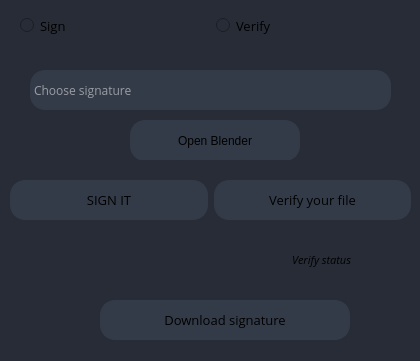
                   <widget class="QFrame" name="dsa_frame">
                    <property name="geometry">
                     <rect>
                      <x>470</x>
                      <y>219</y>
                      <width>420</width>
                      <height>361</height>
                     </rect>
                    </property>
                    <property name="styleSheet">
                     <string notr="true">background-color: rgb(39, 44, 54);
border-radius: 5px;</string>
                    </property>
                    <property name="frameShape">
                     <enum>QFrame::StyledPanel</enum>
                    </property>
                    <property name="frameShadow">
                     <enum>QFrame::Raised</enum>
                    </property>
                    <widget class="QWidget" name="horizontalLayoutWidget_5">
                     <property name="geometry">
                      <rect>
                       <x>0</x>
                       <y>0</y>
                       <width>411</width>
                       <height>51</height>
                      </rect>
                     </property>
                     <layout class="QHBoxLayout" name="dsa_radiobuttons_layour">
                      <property name="spacing">
                       <number>0</number>
                      </property>
                      <property name="sizeConstraint">
                       <enum>QLayout::SetDefaultConstraint</enum>
                      </property>
                      <property name="leftMargin">
                       <number>20</number>
                      </property>
                      <property name="topMargin">
                       <number>0</number>
                      </property>
                      <property name="bottomMargin">
                       <number>0</number>
                      </property>
                      <item>
                       <widget class="QRadioButton" name="sign_radiobutton">
                        <property name="sizePolicy">
                         <sizepolicy hsizetype="Expanding" vsizetype="Preferred">
                          <horstretch>0</horstretch>
                          <verstretch>0</verstretch>
                         </sizepolicy>
                        </property>
                        <property name="font">
                         <font>
                          <family>Open Sans</family>
                          <pointsize>10</pointsize>
                         </font>
                        </property>
                        <property name="layoutDirection">
                         <enum>Qt::LeftToRight</enum>
                        </property>
                        <property name="text">
                         <string>Sign</string>
                        </property>
                       </widget>
                      </item>
                      <item>
                       <widget class="QRadioButton" name="verify_radiobutton">
                        <property name="sizePolicy">
                         <sizepolicy hsizetype="Expanding" vsizetype="Preferred">
                          <horstretch>0</horstretch>
                          <verstretch>0</verstretch>
                         </sizepolicy>
                        </property>
                        <property name="font">
                         <font>
                          <family>Open Sans</family>
                          <pointsize>10</pointsize>
                         </font>
                        </property>
                        <property name="text">
                         <string>Verify</string>
                        </property>
                       </widget>
                      </item>
                     </layout>
                    </widget>
                    <widget class="QLabel" name="dsa_verify_button_status">
                     <property name="geometry">
                      <rect>
                       <x>100</x>
                       <y>250</y>
                       <width>251</width>
                       <height>20</height>
                      </rect>
                     </property>
                     <property name="sizePolicy">
                      <sizepolicy hsizetype="Expanding" vsizetype="Fixed">
                       <horstretch>0</horstretch>
                       <verstretch>0</verstretch>
                      </sizepolicy>
                     </property>
                     <property name="font">
                      <font>
                       <family>Open Sans</family>
                       <pointsize>8</pointsize>
                       <italic>true</italic>
                      </font>
                     </property>
                     <property name="text">
                      <string>Verify status</string>
                     </property>
                     <property name="alignment">
                      <set>Qt::AlignRight|Qt::AlignTrailing|Qt::AlignVCenter</set>
                     </property>
                    </widget>
                    <widget class="QPushButton" name="dsa_download_button">
                     <property name="geometry">
                      <rect>
                       <x>100</x>
                       <y>300</y>
                       <width>250</width>
                       <height>40</height>
                      </rect>
                     </property>
                     <property name="sizePolicy">
                      <sizepolicy hsizetype="Expanding" vsizetype="Fixed">
                       <horstretch>0</horstretch>
                       <verstretch>0</verstretch>
                      </sizepolicy>
                     </property>
                     <property name="minimumSize">
                      <size>
                       <width>0</width>
                       <height>40</height>
                      </size>
                     </property>
                     <property name="font">
                      <font>
                       <family>Open Sans</family>
                       <pointsize>10</pointsize>
                      </font>
                     </property>
                     <property name="styleSheet">
                      <string notr="true">QPushButton {
	border: 2px solid rgb(52, 59, 72);
border-radius: 15px;	
	background-color: rgb(52, 59, 72);
}
QPushButton:hover {
	background-color: rgb(57, 65, 80);
	border: 2px solid rgb(61, 70, 86);
}
QPushButton:pressed {	
	background-color: rgb(35, 40, 49);
	border: 2px solid rgb(43, 50, 61);
}</string>
                     </property>
                     <property name="text">
                      <string>Download signature</string>
                     </property>
                     <property name="icon">
                      <iconset theme=":/16x16/icons/16x16/cil-cloud-download.png">
                       <normalon>:/16x16/icons/16x16/cil-cloud-download.png</normalon>
                      </iconset>
                     </property>
                    </widget>
                    <widget class="QPushButton" name="dsa_upload_signature_button">
                     <property name="geometry">
                      <rect>
                       <x>130</x>
                       <y>120</y>
                       <width>170</width>
                       <height>41</height>
                      </rect>
                     </property>
                     <property name="minimumSize">
                      <size>
                       <width>150</width>
                       <height>30</height>
                      </size>
                     </property>
                     <property name="font">
                      <font>
                       <family>Segoe UI</family>
                       <pointsize>9</pointsize>
                      </font>
                     </property>
                     <property name="styleSheet">
                      <string notr="true">QPushButton {
	border: 2px solid rgb(52, 59, 72);
border-radius: 15px;	
	background-color: rgb(52, 59, 72);
}
QPushButton:hover {
	background-color: rgb(57, 65, 80);
	border: 2px solid rgb(61, 70, 86);
}
QPushButton:pressed {	
	background-color: rgb(35, 40, 49);
	border: 2px solid rgb(43, 50, 61);
}</string>
                     </property>
                     <property name="text">
                      <string>Open Blender</string>
                     </property>
                     <property name="icon">
                      <iconset resource="files.qrc">
                       <normaloff>:/16x16/icons/16x16/cil-folder-open.png</normaloff>:/16x16/icons/16x16/cil-folder-open.png</iconset>
                     </property>
                    </widget>
                    <widget class="QLineEdit" name="dsa_upload_signature_line">
                     <property name="geometry">
                      <rect>
                       <x>30</x>
                       <y>70</y>
                       <width>361</width>
                       <height>40</height>
                      </rect>
                     </property>
                     <property name="sizePolicy">
                      <sizepolicy hsizetype="Expanding" vsizetype="Maximum">
                       <horstretch>0</horstretch>
                       <verstretch>0</verstretch>
                      </sizepolicy>
                     </property>
                     <property name="minimumSize">
                      <size>
                       <width>0</width>
                       <height>40</height>
                      </size>
                     </property>
                     <property name="font">
                      <font>
                       <family>Open Sans</family>
                      </font>
                     </property>
                     <property name="styleSheet">
                      <string notr="true">QLineEdit {
	border: 2px solid rgb(52, 59, 72);
	border-radius: 15px;	
	background-color: rgb(52, 59, 72);
color:white;
}
QLineEdit:hover {
	background-color: rgb(57, 65, 80);
	border: 2px solid rgb(61, 70, 86);
}
QLineEdit:pressed {	
	background-color: rgb(35, 40, 49);
	border: 2px solid rgb(43, 50, 61);
}</string>
                     </property>
                     <property name="placeholderText">
                      <string>Choose signature</string>
                     </property>
                    </widget>
                    <widget class="QWidget" name="horizontalLayoutWidget_6">
                     <property name="geometry">
                      <rect>
                       <x>0</x>
                       <y>160</y>
                       <width>421</width>
                       <height>81</height>
                      </rect>
                     </property>
                     <layout class="QHBoxLayout" name="horizontalLayout_14">
                      <property name="leftMargin">
                       <number>10</number>
                      </property>
                      <property name="rightMargin">
                       <number>10</number>
                      </property>
                      <item>
                       <widget class="QPushButton" name="dsa_sign_button">
                        <property name="sizePolicy">
                         <sizepolicy hsizetype="Expanding" vsizetype="Fixed">
                          <horstretch>0</horstretch>
                          <verstretch>0</verstretch>
                         </sizepolicy>
                        </property>
                        <property name="minimumSize">
                         <size>
                          <width>0</width>
                          <height>40</height>
                         </size>
                        </property>
                        <property name="font">
                         <font>
                          <family>Open Sans</family>
                          <pointsize>10</pointsize>
                         </font>
                        </property>
                        <property name="styleSheet">
                         <string notr="true">QPushButton {
	border: 2px solid rgb(52, 59, 72);
border-radius: 15px;	
	background-color: rgb(52, 59, 72);
}
QPushButton:hover {
	background-color: rgb(57, 65, 80);
	border: 2px solid rgb(61, 70, 86);
}
QPushButton:pressed {	
	background-color: rgb(35, 40, 49);
	border: 2px solid rgb(43, 50, 61);
}</string>
                        </property>
                        <property name="text">
                         <string>SIGN IT</string>
                        </property>
                        <property name="icon">
                         <iconset>
                          <normalon>:/16x16/icons/16x16/cil-pen-alt.png</normalon>
                         </iconset>
                        </property>
                       </widget>
                      </item>
                      <item>
                       <widget class="QPushButton" name="dsa_verify_button">
                        <property name="sizePolicy">
                         <sizepolicy hsizetype="Expanding" vsizetype="Fixed">
                          <horstretch>0</horstretch>
                          <verstretch>0</verstretch>
                         </sizepolicy>
                        </property>
                        <property name="minimumSize">
                         <size>
                          <width>0</width>
                          <height>40</height>
                         </size>
                        </property>
                        <property name="font">
                         <font>
                          <family>Open Sans</family>
                          <pointsize>10</pointsize>
                         </font>
                        </property>
                        <property name="styleSheet">
                         <string notr="true">QPushButton {
	border: 2px solid rgb(52, 59, 72);
border-radius: 15px;	
	background-color: rgb(52, 59, 72);
}
QPushButton:hover {
	background-color: rgb(57, 65, 80);
	border: 2px solid rgb(61, 70, 86);
}
QPushButton:pressed {	
	background-color: rgb(35, 40, 49);
	border: 2px solid rgb(43, 50, 61);
}</string>
                        </property>
                        <property name="text">
                         <string>Verify your file</string>
                        </property>
                        <property name="icon">
                         <iconset>
                          <normalon>:/16x16/icons/16x16/cil-speedometer.png</normalon>
                         </iconset>
                        </property>
                       </widget>
                      </item>
                     </layout>
                    </widget>
                   </widget>
